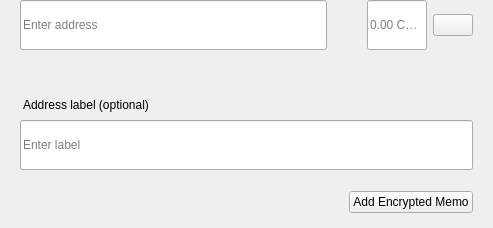
<?xml version="1.0" encoding="UTF-8"?>
<ui version="4.0">
 <class>SendMultiRow</class>
 <widget class="QWidget" name="SendMultiRow">
  <property name="geometry">
   <rect>
    <x>0</x>
    <y>0</y>
    <width>493</width>
    <height>228</height>
   </rect>
  </property>
  <property name="minimumSize">
   <size>
    <width>0</width>
    <height>0</height>
   </size>
  </property>
  <property name="maximumSize">
   <size>
    <width>16777215</width>
    <height>16777215</height>
   </size>
  </property>
  <property name="windowTitle">
   <string>Form</string>
  </property>
  <layout class="QVBoxLayout" name="verticalLayout_3">
   <property name="spacing">
    <number>0</number>
   </property>
   <property name="leftMargin">
    <number>0</number>
   </property>
   <property name="topMargin">
    <number>0</number>
   </property>
   <property name="rightMargin">
    <number>20</number>
   </property>
   <property name="bottomMargin">
    <number>5</number>
   </property>
   <item alignment="Qt::AlignTop">
    <widget class="QWidget" name="widget" native="true">
     <property name="sizePolicy">
      <sizepolicy hsizetype="Expanding" vsizetype="Maximum">
       <horstretch>0</horstretch>
       <verstretch>0</verstretch>
      </sizepolicy>
     </property>
     <property name="minimumSize">
      <size>
       <width>0</width>
       <height>60</height>
      </size>
     </property>
     <property name="maximumSize">
      <size>
       <width>16777215</width>
       <height>85</height>
      </size>
     </property>
     <layout class="QHBoxLayout" name="horizontalLayout" stretch="6,0,2">
      <property name="spacing">
       <number>0</number>
      </property>
      <property name="leftMargin">
       <number>8</number>
      </property>
      <property name="topMargin">
       <number>0</number>
      </property>
      <property name="rightMargin">
       <number>0</number>
      </property>
      <property name="bottomMargin">
       <number>0</number>
      </property>
      <item alignment="Qt::AlignTop">
       <widget class="QStackedWidget" name="stackedAddress">
        <property name="minimumSize">
         <size>
          <width>0</width>
          <height>50</height>
         </size>
        </property>
        <property name="maximumSize">
         <size>
          <width>16777215</width>
          <height>50</height>
         </size>
        </property>
        <widget class="QWidget" name="page_4">
         <property name="sizePolicy">
          <sizepolicy hsizetype="Expanding" vsizetype="Preferred">
           <horstretch>0</horstretch>
           <verstretch>0</verstretch>
          </sizepolicy>
         </property>
         <property name="minimumSize">
          <size>
           <width>0</width>
           <height>50</height>
          </size>
         </property>
         <property name="maximumSize">
          <size>
           <width>16777215</width>
           <height>55</height>
          </size>
         </property>
         <layout class="QVBoxLayout" name="verticalLayout_7">
          <property name="spacing">
           <number>0</number>
          </property>
          <property name="leftMargin">
           <number>12</number>
          </property>
          <property name="topMargin">
           <number>0</number>
          </property>
          <property name="rightMargin">
           <number>0</number>
          </property>
          <property name="bottomMargin">
           <number>0</number>
          </property>
          <item>
           <widget class="QLineEdit" name="lineEditAddress">
            <property name="minimumSize">
             <size>
              <width>0</width>
              <height>50</height>
             </size>
            </property>
            <property name="maximumSize">
             <size>
              <width>16777215</width>
              <height>50</height>
             </size>
            </property>
            <property name="placeholderText">
             <string>Enter address</string>
            </property>
           </widget>
          </item>
         </layout>
        </widget>
        <widget class="QWidget" name="page_3"/>
       </widget>
      </item>
      <item>
       <spacer name="horizontalSpacer_3">
        <property name="orientation">
         <enum>Qt::Horizontal</enum>
        </property>
        <property name="sizeType">
         <enum>QSizePolicy::Fixed</enum>
        </property>
        <property name="sizeHint" stdset="0">
         <size>
          <width>40</width>
          <height>20</height>
         </size>
        </property>
       </spacer>
      </item>
      <item>
       <layout class="QHBoxLayout" name="horizontalLayout_2">
        <property name="spacing">
         <number>6</number>
        </property>
        <item alignment="Qt::AlignTop">
         <widget class="QLineEdit" name="lineEditAmount">
          <property name="sizePolicy">
           <sizepolicy hsizetype="Expanding" vsizetype="Preferred">
            <horstretch>0</horstretch>
            <verstretch>0</verstretch>
           </sizepolicy>
          </property>
          <property name="minimumSize">
           <size>
            <width>0</width>
            <height>50</height>
           </size>
          </property>
          <property name="maximumSize">
           <size>
            <width>16777215</width>
            <height>50</height>
           </size>
          </property>
          <property name="maxLength">
           <number>17</number>
          </property>
          <property name="alignment">
           <set>Qt::AlignLeading|Qt::AlignLeft|Qt::AlignVCenter</set>
          </property>
          <property name="placeholderText">
           <string notr="true">0.00 CNOTE</string>
          </property>
         </widget>
        </item>
        <item>
         <layout class="QVBoxLayout" name="verticalLayout">
          <property name="topMargin">
           <number>14</number>
          </property>
          <property name="bottomMargin">
           <number>0</number>
          </property>
          <item alignment="Qt::AlignTop">
           <widget class="QPushButton" name="btnMenu">
            <property name="minimumSize">
             <size>
              <width>0</width>
              <height>0</height>
             </size>
            </property>
            <property name="maximumSize">
             <size>
              <width>16777215</width>
              <height>16777215</height>
             </size>
            </property>
            <property name="focusPolicy">
             <enum>Qt::NoFocus</enum>
            </property>
            <property name="text">
             <string/>
            </property>
           </widget>
          </item>
         </layout>
        </item>
       </layout>
      </item>
     </layout>
    </widget>
   </item>
   <item>
    <widget class="QWidget" name="layoutLabel" native="true">
     <property name="minimumSize">
      <size>
       <width>0</width>
       <height>0</height>
      </size>
     </property>
     <property name="maximumSize">
      <size>
       <width>16777215</width>
       <height>16777215</height>
      </size>
     </property>
     <layout class="QVBoxLayout" name="verticalLayout_9">
      <property name="spacing">
       <number>6</number>
      </property>
      <property name="leftMargin">
       <number>20</number>
      </property>
      <property name="topMargin">
       <number>0</number>
      </property>
      <property name="rightMargin">
       <number>0</number>
      </property>
      <property name="bottomMargin">
       <number>10</number>
      </property>
      <item>
       <spacer name="verticalSpacer">
        <property name="orientation">
         <enum>Qt::Vertical</enum>
        </property>
        <property name="sizeType">
         <enum>QSizePolicy::Fixed</enum>
        </property>
        <property name="sizeHint" stdset="0">
         <size>
          <width>20</width>
          <height>20</height>
         </size>
        </property>
       </spacer>
      </item>
      <item>
       <widget class="QLabel" name="labelSubtitleDescription">
        <property name="styleSheet">
         <string notr="true">margin-bottom:2px;
margin-left:0.05px;
padding:0px;</string>
        </property>
        <property name="text">
         <string>Address label (optional)</string>
        </property>
       </widget>
      </item>
      <item>
       <widget class="QLineEdit" name="lineEditDescription">
        <property name="minimumSize">
         <size>
          <width>0</width>
          <height>50</height>
         </size>
        </property>
        <property name="maximumSize">
         <size>
          <width>16777215</width>
          <height>50</height>
         </size>
        </property>
        <property name="placeholderText">
         <string>Enter label</string>
        </property>
       </widget>
      </item>
      <item>
       <spacer name="verticalSpacer_2">
        <property name="orientation">
         <enum>Qt::Vertical</enum>
        </property>
        <property name="sizeType">
         <enum>QSizePolicy::Fixed</enum>
        </property>
        <property name="sizeHint" stdset="0">
         <size>
          <width>20</width>
          <height>15</height>
         </size>
        </property>
       </spacer>
      </item>
      <item>
       <widget class="QWidget" name="containerMemo" native="true">
        <layout class="QHBoxLayout" name="horizontalLayout_5">
         <property name="leftMargin">
          <number>0</number>
         </property>
         <property name="topMargin">
          <number>0</number>
         </property>
         <property name="rightMargin">
          <number>0</number>
         </property>
         <property name="bottomMargin">
          <number>0</number>
         </property>
         <item>
          <spacer name="horizontalSpacer">
           <property name="orientation">
            <enum>Qt::Horizontal</enum>
           </property>
           <property name="sizeHint" stdset="0">
            <size>
             <width>40</width>
             <height>20</height>
            </size>
           </property>
          </spacer>
         </item>
         <item>
          <widget class="QPushButton" name="btnAddMemo">
           <property name="text">
            <string notr="true">Add Encrypted Memo</string>
           </property>
          </widget>
         </item>
        </layout>
       </widget>
      </item>
     </layout>
    </widget>
   </item>
  </layout>
 </widget>
 <resources/>
 <connections/>
</ui>
